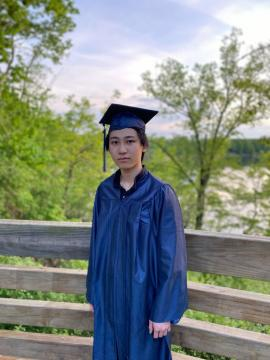
#> input picture face_recognition/images/IMG_20200527_203830_01.jpg, 270 x 360 px; its folder holds only this picture in this run
$ python faces_train.py   (older library calls are emulated)
#> lines starting #> are read from the running program, lines starting #| are printed output that depends on the picture
# Create by Packetsss
# Personal use is allowed
# Commercial use is prohibited

import cv2
import os
import numpy as np
from PIL import Image
import pickle

BASE_DIR = os.path.dirname(os.path.abspath(__file__))
image_dir = os.path.join(BASE_DIR, "images")

face_cascade = cv2.CascadeClassifier('data/haarcascade_frontalface_alt2.xml')
recognizer = cv2.face.LBPHFaceRecognizer_create()

current_id = 0
label_ids = {}
y_labels = []
x_train = []

for root, dirs, files in os.walk(image_dir):
    for file in files:
        if file.endswith("png") or file.endswith("jpg"):
            path = os.path.join(root, file)
            label = os.path.basename(root).replace(" ", "-").lower()

            if not label in label_ids:
                label_ids[label] = current_id
                current_id += 1
            id_ = label_ids[label]

            pil_image = Image.open(path).convert("L")  # grayscale
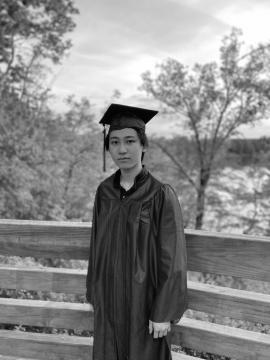
#> pil_image: PIL image 270x360 L; min 0, max 255, mean 135.2
            size = (550, 550)
            final_image = pil_image.resize(size, Image.ANTIALIAS)
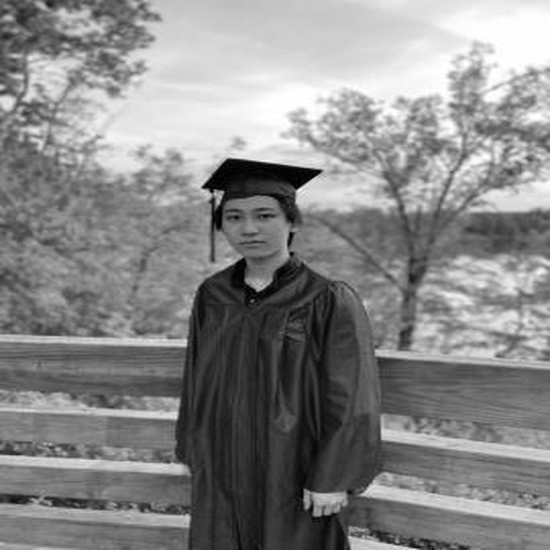
#> final_image: PIL image 550x550 L; min 0, max 255, mean 135.2
            image_array = np.array(final_image, "uint8")
            # print(image_array)

            faces = face_cascade.detectMultiScale(image_array)
#> faces = [[216, 191, 67, 67]]

            for (x, y, w, h) in faces:
                roi = image_array[y:y + h, x:x + w]
                x_train.append(roi)
                y_labels.append(id_)
#> this loop made 1 pass
#> pass 1, `roi = image_array[y:y + h, x:x + w]`:
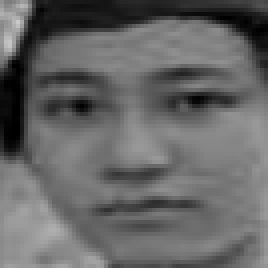
#> roi: shape (67, 67) (shown 4 times larger); min 0, max 201, mean 101.8
#> after the loop, x_train = 1 item; y_labels = [0]

with open("trained_data/face-labels.pickle", 'wb') as f:
    pickle.dump(label_ids, f)

recognizer.train(x_train, np.array(y_labels))
recognizer.save("trained_data/face-trainner.yml")

$ run again, on face_recognition/images/mmexport1591561013126.jpg
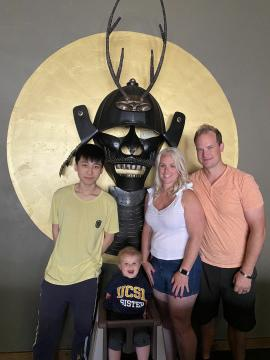
#> input picture face_recognition/images/mmexport1591561013126.jpg, 270 x 360 px
#> `final_image = pil_image.resize(size, Image.ANTIALIAS)`:
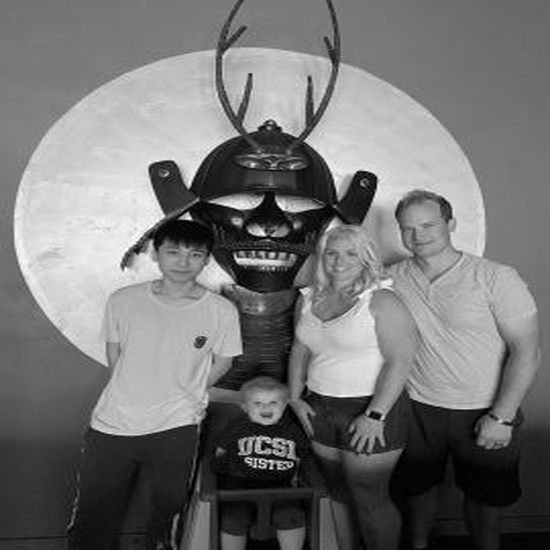
#> final_image: PIL image 550x550 L; min 0, max 255, mean 116.2
#> faces = [[245, 388, 42, 42], [316, 234, 50, 50], [396, 207, 50, 50], [359, 397, 50, 50], [157, 234, 51, 51]]
#> the loop `for (x, y, w, h) in faces:` made 5 passes
#> pass 3, `roi = image_array[y:y + h, x:x + w]`:
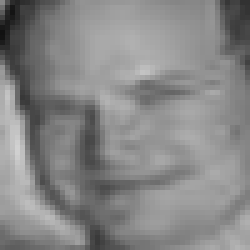
#> roi: shape (50, 50) (shown 5 times larger); min 17, max 209, mean 134.7
#> after the loop `for (x, y, w, h) in faces:`: x_train = 5 items; y_labels = [0, 0, 0, 0, 0]

$ run again, on face_recognition/images/wx_camera_1608574649134.jpg
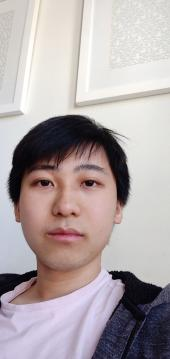
#> input picture face_recognition/images/wx_camera_1608574649134.jpg, 170 x 359 px
#> `final_image = pil_image.resize(size, Image.ANTIALIAS)`:
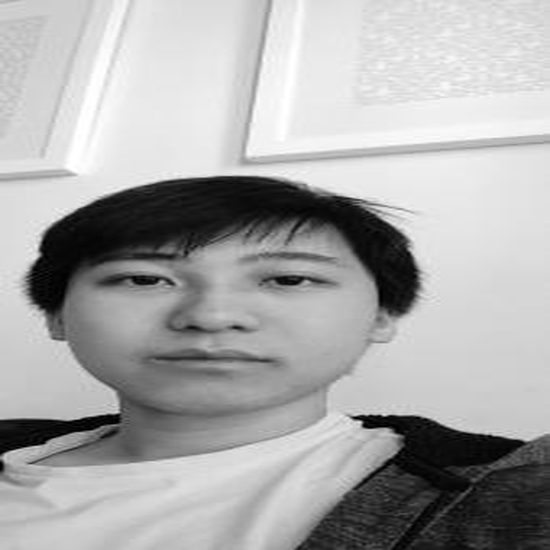
#> final_image: PIL image 550x550 L; min 0, max 255, mean 169.6
#> faces = [[103, 183, 235, 235]]
#> the loop `for (x, y, w, h) in faces:` made 1 pass
#> pass 1, `roi = image_array[y:y + h, x:x + w]`:
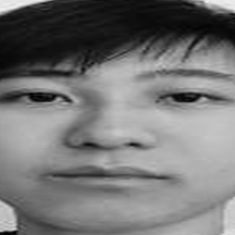
#> roi: shape (235, 235); min 0, max 241, mean 117
#> after the loop `for (x, y, w, h) in faces:`: x_train = 1 item; y_labels = [0]

$ run again, on face_recognition/images/IMG_20201015_200151.jpg
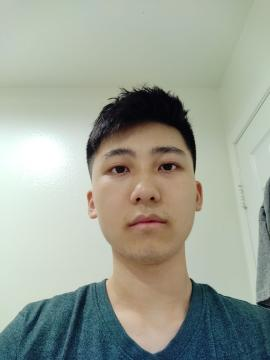
#> input picture face_recognition/images/IMG_20201015_200151.jpg, 270 x 360 px
#> `final_image = pil_image.resize(size, Image.ANTIALIAS)`:
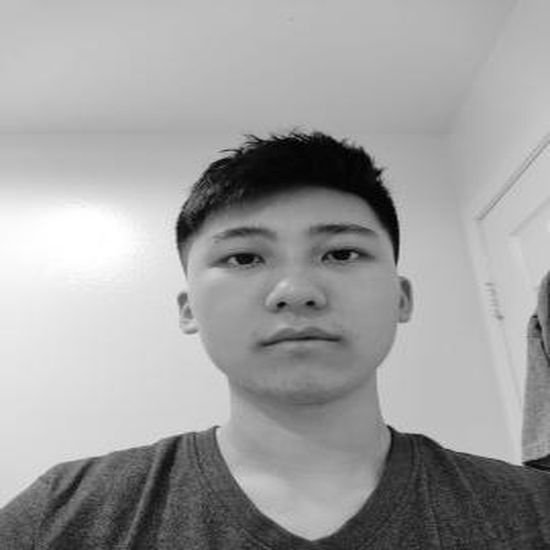
#> final_image: PIL image 550x550 L; min 0, max 255, mean 160
#> faces = [[184, 170, 225, 225]]
#> the loop `for (x, y, w, h) in faces:` made 1 pass
#> pass 1, `roi = image_array[y:y + h, x:x + w]`:
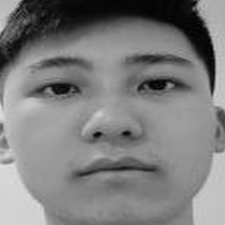
#> roi: shape (225, 225); min 0, max 224, mean 125.8
#> after the loop `for (x, y, w, h) in faces:`: x_train = 1 item; y_labels = [0]
